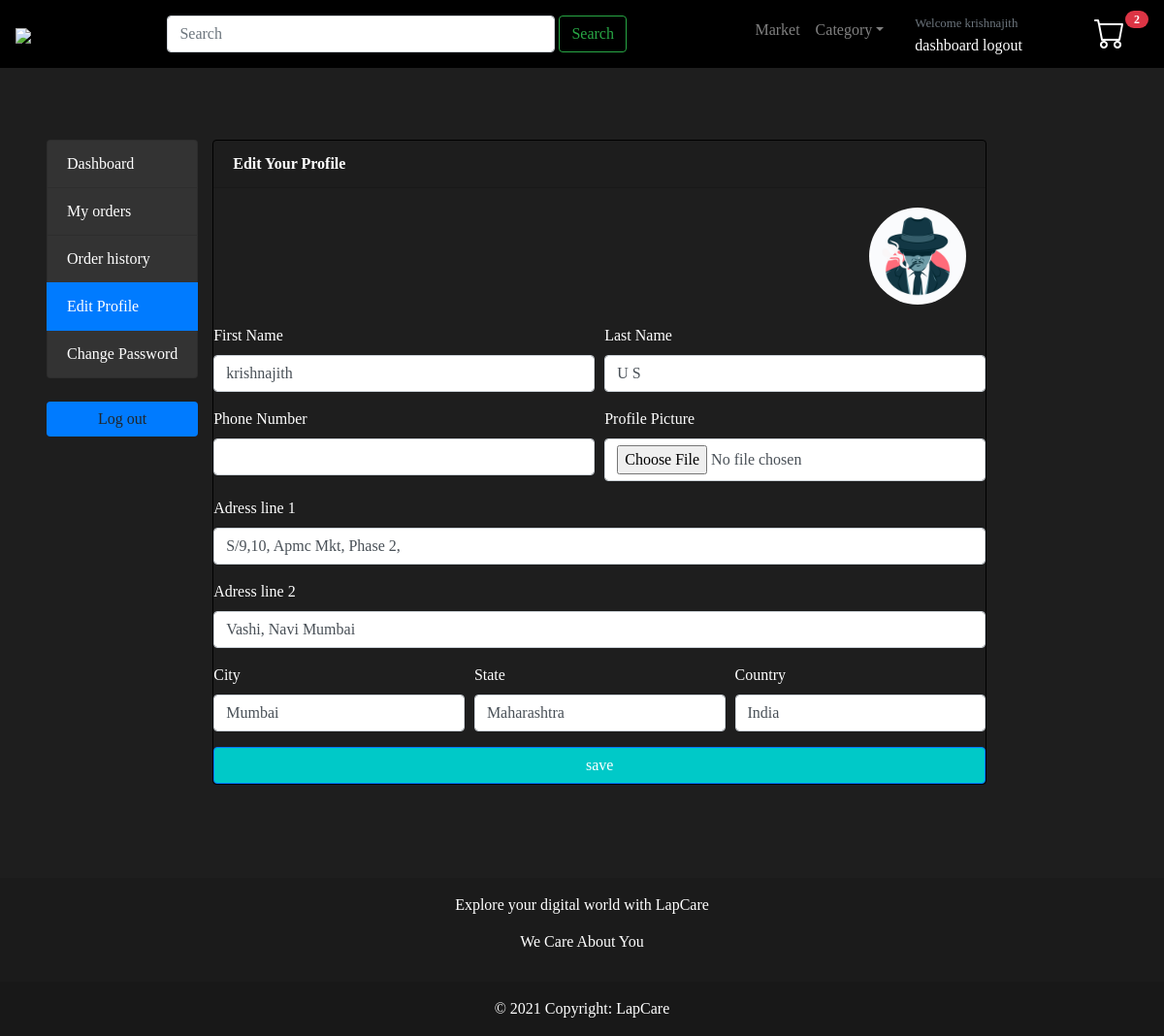
Screenshot of /register/edit_profile/ (signed in) with the database file from the repository.
### accounts/models.py (models this page shows, shortened)
class Account(AbstractBaseUser):
    first_name = models.CharField(max_length=50)
    last_name = models.CharField(max_length=50)
    username = models.CharField(max_length=50, unique=True)
    email = models.EmailField(max_length=100, unique=True)
    phone_number = models.CharField(max_length=50)
    date_joined = models.DateTimeField(auto_now_add=True)
    last_login = models.DateTimeField(auto_now_add=True)
    is_admin = models.BooleanField(default=False)
    is_staff = models.BooleanField(default=False)
    is_active = models.BooleanField(default=False)
    is_superadmin = models.BooleanField(default=False)
    is_user = models.BooleanField(default=False)
    USERNAME_FIELD = "email"
    REQUIRED_FIELDS = ["username", "first_name", "last_name"]
    objects = MyAccountManager()

class UserProfile(models.Model):
    user = models.OneToOneField(Account, on_delete=models.CASCADE)
    address_line_1 = models.CharField(blank=True, max_length=100)
    address_line_2 = models.CharField(blank=True, max_length=100)
    profile_picture = models.ImageField(blank=True, upload_to="userprofile", null=True)
    city = models.CharField(blank=True, max_length=20)
    state = models.CharField(blank=True, max_length=20)
    country = models.CharField(blank=True, max_length=20)

### accounts/views.py (the view)
# urls.py: path('edit_profile/',views.edit_profile,name='edit-profile'),
@login_required(login_url="login")
def edit_profile(request):
    userprofile = get_object_or_404(UserProfile, user=request.user)
    if request.method == "POST":
        user_form = UserForm(request.POST, instance=request.user)
        profile_form = UserProfileForm(
            request.POST, request.FILES, instance=userprofile
        )
        if user_form.is_valid() and profile_form.is_valid():
            user_form.save()
            profile_form.save()
            messages.success(request, "Your profile has been updated")
    else:
        user_form = UserForm(instance=request.user)
        profile_form = UserProfileForm(instance=userprofile)
    context = {
        "user_form": user_form,
        "profile_form": profile_form,
        "userprofile": userprofile,
    }
    return render(request, "User/edit_profile.html", context)

### accounts/forms.py
class UserForm(ModelForm):
    class Meta:
        model=Account
        fields=['first_name','last_name','phone_number']
    def __init__(self,*args, **kwargs):
        super(UserForm, self).__init__(*args, **kwargs)
        for field in self.fields:
                self.fields[field].widget.attrs['class'] = 'form-control'

class UserProfileForm(ModelForm):
   profile_picture = ImageField(
        required=False,
        error_messages={"invalid": ("Image files only")},
        widget=FileInput,
       )
   class Meta:
        model=UserProfile
        fields=['address_line_1','address_line_2','city','state','country','profile_picture']
   def __init__(self,*args, **kwargs):
        super(UserProfileForm, self).__init__(*args, **kwargs)
        for field in self.fields:
                self.fields[field].widget.attrs['class'] = 'form-control'

### cart/context_processors.py (called while the page is built)
def counter(request):
    cart_count=0
    if 'admin' in request.path:
        return{}
    else:
        try:
            cart=Cart.objects.filter(cart_id=_cart_id(request))
            if request.user.is_authenticated:#if user is authenticated
                cart_items=CartItem.objects.all().filter(user=request.user)
            else:
                cart_items=CartItem.objects.all().filter(cart=cart[:1])
            for cart_item in cart_items:
                   cart_count=cart_count+cart_item.quantity
        except Cart.DoesNotExist:
            cart_count=0
    return dict(cart_count=cart_count)

### cart/views.py (called while the page is built)
def _cart_id(request):
    cart = request.session.session_key
    if not cart:
        cart = request.session.create()
    return cart

### category/context_processors.py (called while the page is built)
def menu_links(request):
    links=category.objects.all()
    return dict(links=links)

### category/models.py (called while the page is built)
    def get_url(self):
          return reverse("market_by_category",args=[self.slug])

### templates/User/edit_profile.html (shortened to what this page needs)
{% extends 'User/base.html' %}
{% load static %}
{% block content %}
<section class="section-conten padding-y bg  mt-4 p-4 m-4" >
    <div class="container  mt-4 pt-4 pb-5" style="background:#1e1e1e;">
        <div class="row">
      {% include "User/includes/dashboard_sidebar.html"%}
	<main class="col-md-9">
		<article class="card">
		<header class="card-header">
			<strong class="d-inline-block mr-3">Edit Your Profile</strong>
		</header>
		<div class="card-body text-right">
            <div>
                <img style="width :100px;border-radius: 50%;"src="{{userprofile.profile_picture.url}}" alt="profile picture">
            </div>
            </div>
			<div class="row">
				<div class="col-md-12">
                   <form action="{% url 'edit-profile'%}" method="POST"entcype="multi-part/form-data">
                    <div class="form-row" >
                        <div class="form-group col-md-6">
                            <label>First Name</label>
                            {{user_form.first_name}}
                        </div>
                        <div class="form-group col-md-6">
                            <label>Last Name</label>
                            {{user_form.last_name}}
                        </div>
                    </div>
                    <div class="form-row">
                        <div class="form-group col-md-6">
                            <label>Phone Number</label>
                            {{user_form.phone_number}}
                        </div>
                        <div class="form-group col-md-6">
                            <label>Profile Picture</label>
                           {{profile_form.profile_picture}}
                        </div>
                   </div>
                        <div class="form-group">
                            <label>Adress line 1</label>
                            {{profile_form.address_line_1}}
                        </div>
                        <div class="form-group">
                            <label>Adress line 2</label>
                            {{profile_form.address_line_2}}
                        </div>
                        <div class="form-row">
                            <div class="form-group col-md-4">
                                <label>City</label>
                                {{profile_form.city}}
                            </div>
                            <div class="form-group col-md-4">
                                <label>State</label>
                               {{profile_form.state}}
                            </div>
                            <div class="form-group col-md-4">
                                <label>Country</label>
                                {{profile_form.country}}
                            </div>
                       </div>
                    </div>
                </div>
                <input type="submit" class="btn btn-primary w-100 h-50"value="save">
				</div>
			</div>
    </section>
{% endblock %}

### templates/User/includes/header.html (shortened to what this page needs)
{% load static %}
<header>
  <nav id="nav-header-custom" class=" navbar fixed-top navbar-expand-lg navbar-dark bg-dark">
    <a class="navbar-brand" href="{% url 'home'%}"><img style="width:100%; height:auto; max-width:80px;"src="{% static 'assets/images/logo1.png'%}"></a>
    <div class="collapse navbar-collapse" id="navbarSupportedContent">
        <form class="form-inline mx-auto my-2" action="{% url 'search'%}" method="GET">
            <input id="form-style" class="form-control mr-sm-1 " type="search" placeholder="Search" aria-label="Search" name="keyword">
            <button class="btn btn-outline-success my-2 my-sm-0" type="submit">Search</button>
        </form>
        <ul class="navbar-nav">
          <li class="nav-item">
            <a class="nav-link" href="{% url 'market'%}">Market</a>
          </li>
          <li class="nav-item dropdown ">
            <a class="nav-link dropdown-toggle" href="http://example.com" id="dropdown01" data-toggle="dropdown" aria-haspopup="true" aria-expanded="false">Category</a>
          </li>
          {% if user.is_authenticated  %}
            <li class="nav-item active px-4">
              <div class="widget-header">
                <small class="title text-muted">Welcome {{user.username}}</small>
                <div>
                  <a href="{% url 'dashboard'%}">dashboard</a>
                  <a href="{% url 'logout' %}"> logout</a>
                </div>
              </div>
            </li>
          {% endif %}
        <li class="nav-item dropdown px-4 px-4" >
            <a style=" background: #000;"type="button" class="btn position-relative">
              <a href="{% url 'cart'%}"><span id="boot-icon" class="bi bi-cart" style="font-size:2rem; color: rgb(255, 255, 255);"></span></a>
              <span class="position-absolute top-0 start-100 translate-middle badge rounded-pill badge-danger">
                <span class="visually-hidden">{{cart_count}}</span>
              </span>
            </a>
        </li>
        </ul>
    </div>
</nav>
</header>

### templates/User/base.html (style rules this page uses)
a { color: white; }
#nav-header-custom { background: #000 !important; }
body { background: black; }
html, html { height: 100%; }
body { min-height: 100%; }
body { padding-top: 3rem; background-color:#1e1e1e; font-family: Arial, sans-serif; color:#fff; }
.btn-primary, .btn-primary:hover, .btn-primary:active, .btn-primary:visited { background-color:#00C9C8 !important; }
p,span,div { font-family: Georgia, serif !important; }
@media (min-width: 996px) { #form-style { width: 25rem; } }
.card { background-color:#1e1e1e; border: solid 0.5px black; }
.card-body { background-color:#1e1e1e; }
.badge { padding-left: 9px; padding-right: 9px; -webkit-border-radius: 9px; -moz-border-radius: 9px; border-radius: 9px; }
* { box-sizing: border-box; }

### rows the page displays
Account: username "krishnajith", first_name "krishnajith", last_name "U S"
UserProfile: profile_picture (placeholder picture), address_line_1 "S/9,10, Apmc Mkt, Phase 2,", address_line_2 "Vashi, Navi Mumbai", city "Mumbai", state "Maharashtra", country "India"

### other values shown
{{ cart_count }} "2"
